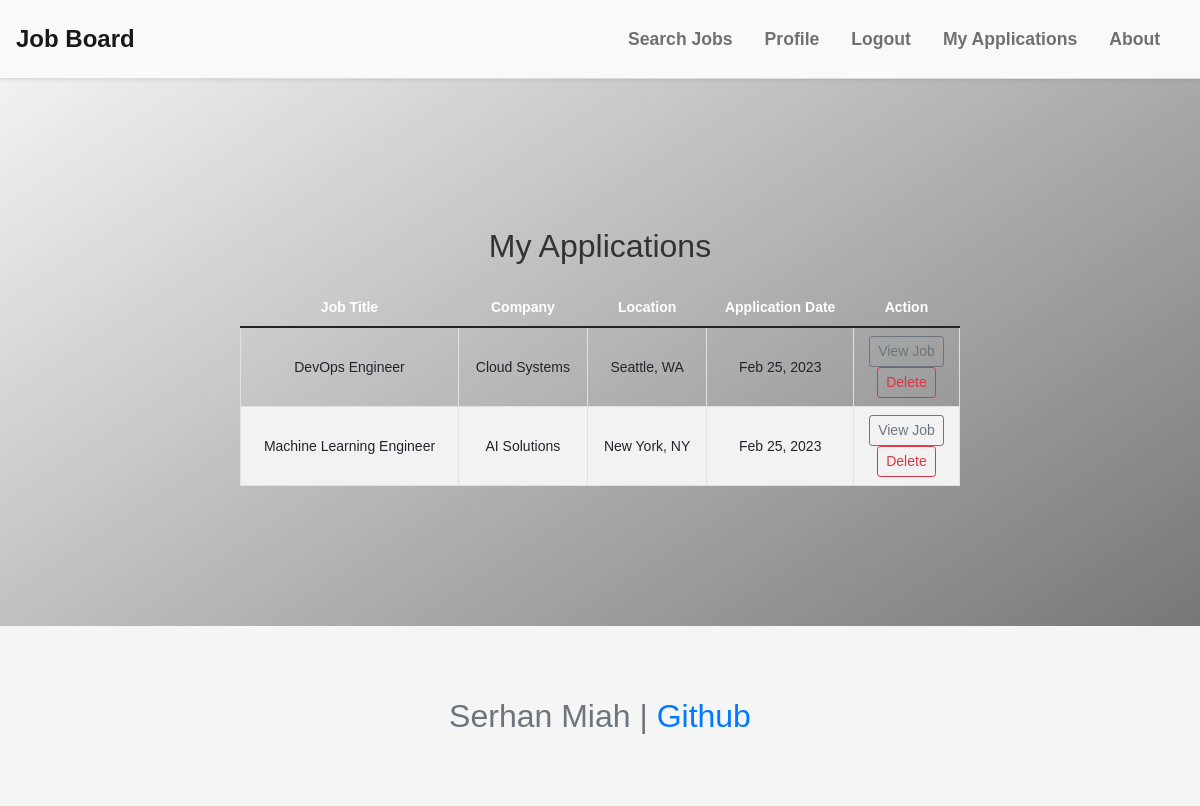
Page /my_applications (signed in) on the earlier database version.
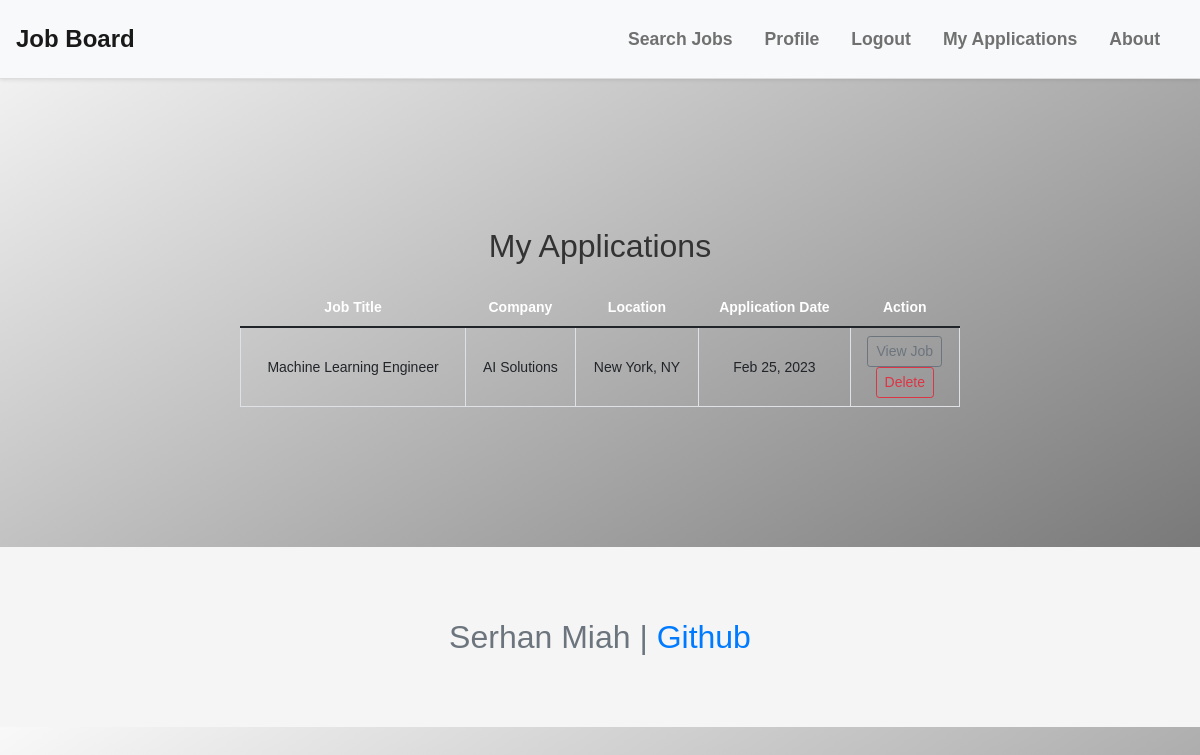
Same page on the later database version.
### project/models.py (models this page shows, shortened)
class Application(db.Model):
    id = db.Column(db.Integer, primary_key=True)
    name = db.Column(db.String(255), nullable=False)
    email = db.Column(db.String(255), nullable=False)
    phone = db.Column(db.String(255), nullable=False)
    resume = db.Column(db.String(255), nullable=False)
    date_applied = db.Column(db.DateTime, nullable=False, default=datetime.utcnow)
    job_id = db.Column(db.Integer, db.ForeignKey('job.id'), nullable=False)
    user_id = db.Column(db.Integer, db.ForeignKey('user.id'), nullable=False)
    user = db.relationship('User', backref='applications')

class Job(db.Model):
    id = db.Column(db.Integer, primary_key=True)
    title = db.Column(db.String(100), nullable=False)
    company = db.Column(db.String(100), nullable=False)
    description = db.Column(db.String(1000), nullable=False)
    location = db.Column(db.String(100), nullable=False)
    salary_min = db.Column(db.Integer)
    salary_max = db.Column(db.Integer)
    date_posted = db.Column(db.DateTime, nullable=False, default=datetime.utcnow)
    is_active = db.Column(db.Boolean, nullable=False, default=True)
    applicants = db.relationship('Application', backref='job', lazy=True)

### project/applicants/routes.py (the view)
@applicants_bp.route('/my_applications')
@login_required
def my_applications():
    applications = Application.query.filter_by(user_id=current_user.id).all()
    return render_template('my_applications.html', applications=applications)

### project/models.py (called while the page is built)
@login_manager.user_loader
def load_user(user_id):
    return User.query.get(int(user_id))

### project/templates/my_applications.html (shortened to what this page needs)
{% extends "base.html" %}
{% block content %}
<div class="container mt-4">
  <h2 class="text-center mb-4">My Applications</h2>
  <table class="table table-hover">
    <thead class="thead-dark">
      <tr>
        <th>Job Title</th>
        <th>Company</th>
        <th>Location</th>
        <th>Application Date</th>
        <th>Action</th>
      </tr>
    </thead>
    <tbody>
      {% for application in applications %}
      <tr>
        <td>{{ application.job.title }}</td>
        <td>{{ application.job.company }}</td>
        <td>{{ application.job.location }}</td>
        <td>{{ application.date_applied.strftime('%b %d, %Y') }}</td>
        <td>
          <a href="{{ url_for('job_board.job_detail', job_id=application.job.id) }}" class="btn btn-sm btn-outline-secondary">View Job</a>
          <form action="{{ url_for('applicants.delete_application', application_id=application.id) }}" method="post" onsubmit="return confirm('Are you sure you want to delete this application?')">
            <button type="submit" class="btn btn-sm btn-outline-danger">Delete</button>
          </form>
        </td>
      </tr>
      {% endfor %}
    </tbody>
  </table>
</div>
{% endblock %}

### project/templates/base.html (shortened to what this page needs)
<!DOCTYPE html>
<html>
  <head>
    <link rel="stylesheet" type="text/css" href="{{ url_for('static', filename='css/bootstrap.min.css') }}">
    <link rel="stylesheet" type="text/css" href="{{ url_for('static', filename='style.css') }}">
    <link rel="stylesheet" type="text/css" href="{{ url_for('static', filename='my_applications.css') }}">
  </head>
  <body>
    <nav class="navbar navbar-expand-lg navbar-light bg-light">
      <a class="navbar-brand" href="{{ url_for('job_board.index') }}">Job Board</a>
      <div class="collapse navbar-collapse" id="navbarNav">
        <ul class="navbar-nav mr-auto">
          <li class="nav-item">
            <a class="nav-link" href="{{ url_for('job_board.search') }}">Search Jobs</a>
          </li>
          {% if current_user.is_authenticated %}
            <li class="nav-item">
              <a class="nav-link" href="{{ url_for('users.account') }}">Profile</a>
            </li>
            <li class="nav-item">
              <a class="nav-link" href="{{ url_for('users.logout') }}">Logout</a>
            </li>
            <li class="nav-item">
              <a class="nav-link" href="{{ url_for('applicants.my_applications') }}">My Applications</a>
            </li>
          {% endif %}
          <li class="nav-item">
            <a class="nav-link" href="{{ url_for('main.about') }}">About</a>
          </li>
        </ul>
      </div>
    </nav>
    <main class="container my-4">
      {% block content %}{% endblock %}
    </main>
    <footer class="footer mt-auto py-3">
      <div class="container text-center">
        <span class="text-muted">Serhan Miah | <a href="https://github.com/SerhanMiah" target="_blank">Github</a></span>
      </div>
    </footer>
  </body>
</html>

### project/static/style.css (style rules this page uses)
:root { --font-size-base: 25px; --line-height-base: 1.5; }
body { font-family: sans-serif; font-size: var(--font-size-base); line-height: var(--line-height-base); background: linear-gradient(to bottom right, #f9f9f9, #676767); color: #333; }
a { color: #007bff; text-decoration: none; }
.footer { font-size: xx-large; background-color: #f5f5f5; color: #333; }
.footer a { color: #007bff; }
.container { max-width: 800px; margin: 0 auto; padding: 50px 20px; text-align: center; }
table { border-collapse: collapse; width: 100%; font-size: 16px; }
th { background-color: #007bff; color: #fff; font-weight: bold; text-align: left; padding: 10px; }
th:first-child { border-radius: 10px 0 0 0; }
th:last-child { border-radius: 0 10px 0 0; }
td { border: 1px solid #dee2e6; padding: 10px; }
.text-center { text-align: center; }
.navbar { background-color: #fff; border-bottom: 1px solid #ddd; box-shadow: 0 1px 4px rgba(0, 0, 0, 0.1); padding: 1rem; }
.navbar-brand { color: #333; font-size: 1.5rem; font-weight: bold; }
.navbar-nav { margin-left: auto; }
.nav-link { color: #333; font-size: 1.1rem; font-weight: bold; margin-right: 1rem; }

### project/static/my_applications.css (style rules this page uses)
table { font-size: 14px; }
table th { font-weight: bold; text-align: center; vertical-align: middle; }
table td { vertical-align: middle; }
table td:last-child { text-align: center; }
.btn-outline-secondary { color: #6c757d; border-color: #6c757d; }

Differences in the rows shown:
removed Application: job "DevOps Engineer", job.company "Cloud Systems", job.location "Seattle, WA", date_applied "Feb 25, 2023"
